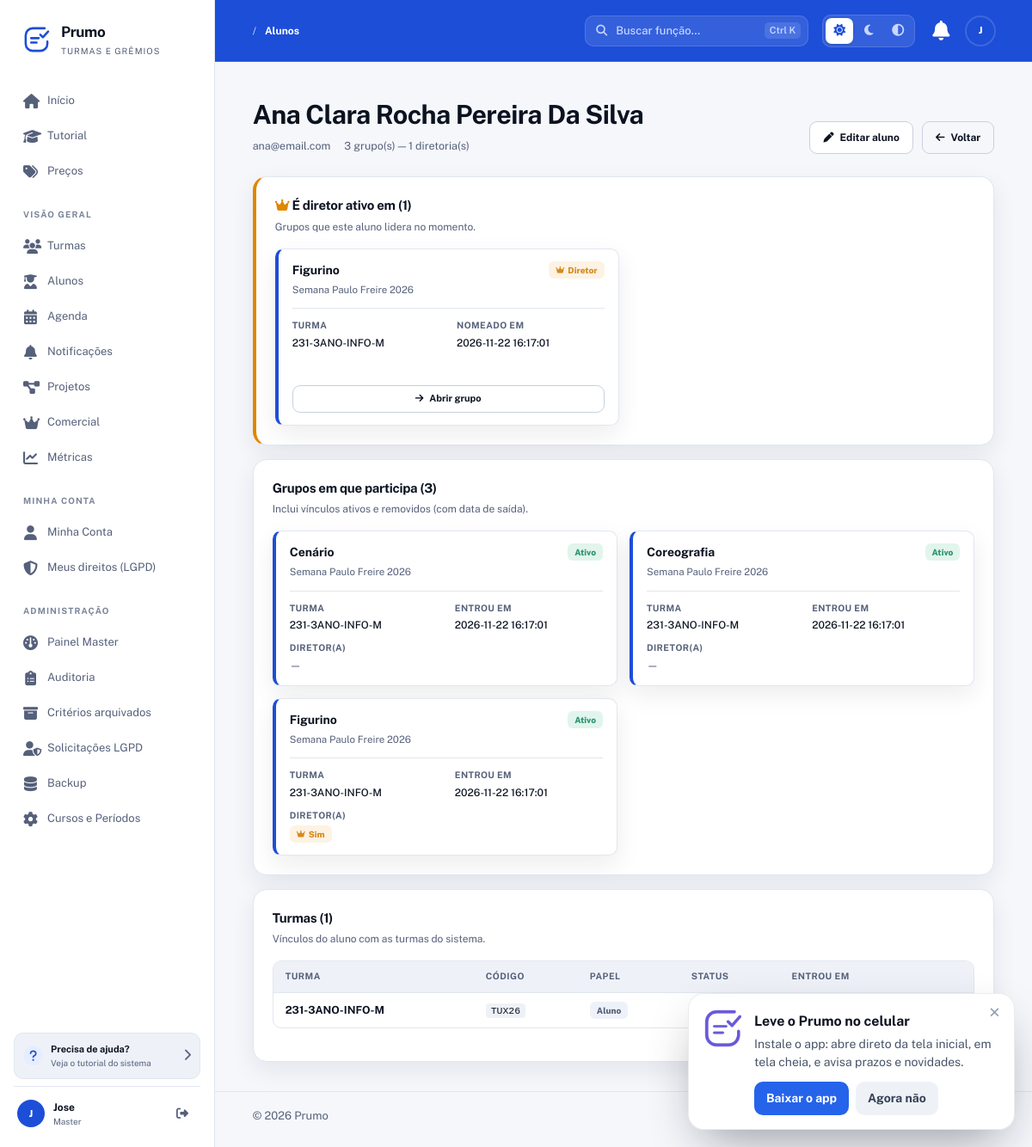
The page /SGT/alunos/2/grupos (signed in) on the database its author committed.
### tables this page shows
CREATE TABLE usuarios (
  id INT AUTO_INCREMENT PRIMARY KEY,
  nome VARCHAR(150) NOT NULL,
  email VARCHAR(150) NOT NULL UNIQUE,
  senha VARCHAR(255) NOT NULL,
  google_id VARCHAR(64) DEFAULT NULL,            
  tipo ENUM('aluno','master') NOT NULL DEFAULT 'aluno',
  telefone VARCHAR(20) DEFAULT NULL,
  data_nascimento DATE DEFAULT NULL,
  email_confirmado TINYINT(1) NOT NULL DEFAULT 0,
  email_token VARCHAR(255) DEFAULT NULL,
  email_token_expira DATETIME DEFAULT NULL,
  primeiro_login TINYINT(1) NOT NULL DEFAULT 1,
  cadastro_pendente TINYINT(1) NOT NULL DEFAULT 0,  
  ativo TINYINT(1) NOT NULL DEFAULT 1,
  lgpd_aceito TINYINT(1) NOT NULL DEFAULT 0,
  lgpd_data DATETIME DEFAULT NULL,
  ultimo_acesso DATETIME DEFAULT NULL,
  created_at TIMESTAMP DEFAULT CURRENT_TIMESTAMP,
  updated_at TIMESTAMP DEFAULT CURRENT_TIMESTAMP ON UPDATE CURRENT_TIMESTAMP,
  UNIQUE KEY uk_google_id (google_id),
  INDEX idx_usuarios_email (email),
  INDEX idx_usuarios_tipo (tipo),
  INDEX idx_usuarios_ativo (ativo)
);

CREATE TABLE grupo_diretores (
  id INT AUTO_INCREMENT PRIMARY KEY,
  grupo_id INT NOT NULL,
  usuario_id INT DEFAULT NULL,
  ativo TINYINT(1) DEFAULT 1,
  nomeado_por INT DEFAULT NULL,
  nomeado_em TIMESTAMP DEFAULT CURRENT_TIMESTAMP,
  removido_por INT DEFAULT NULL,
  removido_em DATETIME DEFAULT NULL,
  FOREIGN KEY (grupo_id) REFERENCES grupos(id) ON DELETE CASCADE,
  FOREIGN KEY (usuario_id) REFERENCES usuarios(id) ON DELETE SET NULL,
  FOREIGN KEY (nomeado_por) REFERENCES usuarios(id) ON DELETE SET NULL,
  FOREIGN KEY (removido_por) REFERENCES usuarios(id) ON DELETE SET NULL,
  INDEX idx_gd_grupo_ativo (grupo_id, ativo),
  INDEX idx_gd_usuario (usuario_id),
  INDEX idx_gd_ativo (ativo)
);

CREATE TABLE grupos (
  id INT AUTO_INCREMENT PRIMARY KEY,
  projeto_id INT NOT NULL,
  nome VARCHAR(150) NOT NULL,
  modo_avaliacao_grupo ENUM('individual','coletiva') DEFAULT 'individual',
  modo_avaliacao_por ENUM('diretor','representante','pares','autoavaliacao','misto') DEFAULT 'diretor',
  created_at TIMESTAMP DEFAULT CURRENT_TIMESTAMP,
  updated_at TIMESTAMP DEFAULT CURRENT_TIMESTAMP ON UPDATE CURRENT_TIMESTAMP,
  FOREIGN KEY (projeto_id) REFERENCES projetos(id) ON DELETE CASCADE,
  INDEX idx_grupos_projeto (projeto_id)
);

CREATE TABLE projetos (
  id INT AUTO_INCREMENT PRIMARY KEY,
  turma_id INT NOT NULL,
  diretoria_id INT NULL,                      
  nome VARCHAR(150) NOT NULL,
  descricao TEXT DEFAULT NULL,
  prazo DATE DEFAULT NULL,
  modo_avaliacao ENUM('etapa','cronograma') DEFAULT 'cronograma',
  alunos_pedem_grupo TINYINT(1) NOT NULL DEFAULT 0,       
  alunos_pedem_diretor TINYINT(1) NOT NULL DEFAULT 0,     
  diretores_por_grupo INT NOT NULL DEFAULT 1,
  avaliacao_reps ENUM('compartilhada','media') NOT NULL DEFAULT 'compartilhada',  
  encerrado TINYINT(1) DEFAULT 0,
  encerrado_em DATETIME DEFAULT NULL,
  encerrado_por INT DEFAULT NULL,
  created_at TIMESTAMP DEFAULT CURRENT_TIMESTAMP,
  updated_at TIMESTAMP DEFAULT CURRENT_TIMESTAMP ON UPDATE CURRENT_TIMESTAMP,
  FOREIGN KEY (turma_id) REFERENCES turmas(id) ON DELETE CASCADE,
  FOREIGN KEY (encerrado_por) REFERENCES usuarios(id) ON DELETE SET NULL,
  INDEX idx_projetos_turma (turma_id),
  INDEX idx_projetos_encerrado (encerrado),
  CONSTRAINT fk_projeto_diretoria FOREIGN KEY (diretoria_id) REFERENCES gremio_diretorias(id) ON DELETE SET NULL
);

CREATE TABLE turmas (
  id INT AUTO_INCREMENT PRIMARY KEY,
  nome VARCHAR(150) NOT NULL,
  tipo ENUM('turma','gremio') NOT NULL DEFAULT 'turma',   
  codigo_acesso VARCHAR(30) NOT NULL UNIQUE,
  codigo_interno VARCHAR(100) DEFAULT NULL,
  cor_primaria VARCHAR(20) DEFAULT '#3498db',
  cor_secundaria VARCHAR(20) DEFAULT '#2ecc71',
  cor_personalizada TINYINT(1) NOT NULL DEFAULT 0,   
  logo VARCHAR(255) DEFAULT NULL,                   
  bloqueada TINYINT(1) NOT NULL DEFAULT 0,
  bloqueada_motivo VARCHAR(255) DEFAULT NULL,
  bloqueada_em DATETIME DEFAULT NULL,
  bloqueada_por INT DEFAULT NULL,
  isenta_plano TINYINT(1) NOT NULL DEFAULT 0,   
  teste_dia_ate DATETIME NULL,                  
  created_at TIMESTAMP DEFAULT CURRENT_TIMESTAMP,
  updated_at TIMESTAMP DEFAULT CURRENT_TIMESTAMP ON UPDATE CURRENT_TIMESTAMP,
  FOREIGN KEY (bloqueada_por) REFERENCES usuarios(id) ON DELETE SET NULL,
  INDEX idx_turmas_codigo (codigo_acesso)
);

CREATE TABLE grupo_alunos (
  id INT AUTO_INCREMENT PRIMARY KEY,
  grupo_id INT NOT NULL,
  usuario_id INT NOT NULL,
  entrou_em TIMESTAMP DEFAULT CURRENT_TIMESTAMP,
  saiu_em DATETIME DEFAULT NULL,
  UNIQUE KEY unico_grupo_aluno (grupo_id, usuario_id),
  FOREIGN KEY (grupo_id) REFERENCES grupos(id) ON DELETE CASCADE,
  FOREIGN KEY (usuario_id) REFERENCES usuarios(id) ON DELETE CASCADE,
  INDEX idx_ga_usuario (usuario_id)
);

CREATE TABLE turma_usuarios (
  id INT AUTO_INCREMENT PRIMARY KEY,
  turma_id INT NOT NULL,
  usuario_id INT NOT NULL,
  papel ENUM('aluno','representante') NOT NULL DEFAULT 'aluno',
  vice TINYINT(1) NOT NULL DEFAULT 0,             
  ativo TINYINT(1) DEFAULT 1,
  entrou_em TIMESTAMP DEFAULT CURRENT_TIMESTAMP,
  saiu_em DATETIME DEFAULT NULL,
  created_at TIMESTAMP DEFAULT CURRENT_TIMESTAMP,
  updated_at TIMESTAMP DEFAULT CURRENT_TIMESTAMP ON UPDATE CURRENT_TIMESTAMP,
  UNIQUE KEY unico_turma_usuario (turma_id, usuario_id),
  FOREIGN KEY (turma_id) REFERENCES turmas(id) ON DELETE CASCADE,
  FOREIGN KEY (usuario_id) REFERENCES usuarios(id) ON DELETE CASCADE,
  INDEX idx_tu_papel (papel),
  INDEX idx_tu_ativo (ativo)
);

### app/Views/alunos/grupos.php (the view, shortened to what the rows shown need)
<?php
require_once __DIR__ . '/../layouts/header.php';
require_once __DIR__ . '/../layouts/nav.php';
$pdo = Database::getConnection();
$stmt = $pdo->prepare("
    SELECT t.id, t.nome, t.codigo_acesso, tu.papel, tu.ativo, tu.entrou_em, tu.saiu_em
    FROM turma_usuarios tu
    INNER JOIN turmas t ON t.id = tu.turma_id
    WHERE tu.usuario_id = ?
    ORDER BY tu.ativo DESC, t.nome ASC
");
$stmt->execute([(int) $aluno['id']]);
$turmas = $stmt->fetchAll(PDO::FETCH_ASSOC);
?>
<section class="hero-section">
    <div>
        <h1><?= h($aluno['nome']) ?></h1>
        <div class="aluno-hero-meta">
            <span><?= h($aluno['email']) ?></span>
            <span><?= count($grupos) ?> grupo(s) — <?= count($diretorias) ?> diretoria(s)</span>
        </div>
    </div>
</section>
<?php if (!empty($diretorias)): ?>
    <section class="panel mb-16" style="border-left:4px solid var(--orange);">
        <div class="panel-header">
            <div>
                <h2>
                    <i class="fas fa-crown" style="color:var(--orange);"></i>
                    É diretor ativo em (<?= count($diretorias) ?>)
                </h2>
            </div>
        </div>
        <div class="diretorias-grid">
            <?php foreach ($diretorias as $d): ?>
                <article class="panel aluno-grupo-card">
                    <div class="aluno-grupo-header">
                        <div>
                            <h3><?= h($d['grupo_nome']) ?></h3>
                            <p>
                                <a href="<?= $basePath ?>/projetos/<?= (int) $d['projeto_id'] ?>">
                                    <?= h($d['projeto_nome']) ?>
                                </a>
                            </p>
                        </div>
                        <span class="badge badge-yellow">
                            <i class="fas fa-crown"></i> Diretor
                        </span>
                    </div>
                    <div class="aluno-grupo-meta">
                        <div class="meta-item">
                            <span class="meta-label">Turma</span>
                            <span class="meta-valor"><?= h($d['turma_nome']) ?></span>
                        </div>
                        <div class="meta-item">
                            <span class="meta-label">Nomeado em</span>
                            <span class="meta-valor"><?= h($d['nomeado_em']) ?></span>
                        </div>
                    </div>
                    <p class="mb-0">
                        <a class="button small button-ghost full-width"
                           href="<?= $basePath ?>/grupos/<?= (int) $d['grupo_id'] ?>">
                            <i class="fas fa-arrow-right"></i> Abrir grupo
                        </a>
                    </p>
                </article>
            <?php endforeach; ?>
        </div>
    </section>
<?php endif; ?>
<section class="panel mb-16">
    <div class="panel-header">
        <div>
            <h2>Grupos em que participa (<?= count($grupos) ?>)</h2>
        </div>
    </div>
    <?php if (empty($grupos)): ?>
        <p class="text-muted">Este aluno ainda não foi adicionado a nenhum grupo.</p>
    <?php else: ?>
        <div class="diretorias-grid">
            <?php foreach ($grupos as $g): ?>
                <?php
                $ativo = empty($g['saiu_em']);
                $classe = $ativo ? '' : ($g['projeto_encerrado'] ? 'encerrado' : 'removido');
                ?>
                <article class="panel aluno-grupo-card <?= $classe ?>">
                    <div class="aluno-grupo-header">
                        <div>
                            <h3>
                                <a href="<?= $basePath ?>/grupos/<?= (int) $g['grupo_id'] ?>">
                                    <?= h($g['grupo_nome']) ?>
                                </a>
                            </h3>
                            <p>
                                <a href="<?= $basePath ?>/projetos/<?= (int) $g['projeto_id'] ?>">
                                    <?= h($g['projeto_nome']) ?>
                                </a>
                            </p>
                        </div>
                        <?php if (!$ativo): ?>
                            <span class="badge badge-gray">Removido</span>
                        <?php elseif ($g['projeto_encerrado']): ?>
                            <span class="badge badge-red">Projeto encerrado</span>
                        <?php else: ?>
                            <span class="badge badge-green">Ativo</span>
                        <?php endif; ?>
                    </div>
                    <div class="aluno-grupo-meta">
                        <div class="meta-item">
                            <span class="meta-label">Turma</span>
                            <span class="meta-valor"><?= h($g['turma_nome']) ?></span>
                        </div>
                        <div class="meta-item">
                            <span class="meta-label">Entrou em</span>
                            <span class="meta-valor"><?= h($g['entrou_em']) ?></span>
                        </div>
                        <div class="meta-item">
                            <span class="meta-label">Diretor(a)</span>
                            <span class="meta-valor">
                                <?php if ($g['sou_diretor']): ?>
                                    <span class="badge badge-yellow">
                                        <i class="fas fa-crown"></i> Sim
                                    </span>
                                <?php else: ?>
                                    <span class="text-muted">—</span>
                                <?php endif; ?>
                            </span>
                        </div>
                    </div>
                </article>
            <?php endforeach; ?>
        </div>
    <?php endif; ?>
</section>
<section class="panel">
    <div class="panel-header">
        <div>
            <h2>Turmas (<?= count($turmas) ?>)</h2>
        </div>
    </div>
    <?php if (empty($turmas)): ?>
        <p class="text-muted">Nenhuma turma.</p>
    <?php else: ?>
        <div class="alunos-wrapper">
            <table class="alunos-tabela">
                <thead>
                    <tr>
                        <th>Turma</th>
                        <th>Código</th>
                        <th>Papel</th>
                        <th>Status</th>
                        <th>Entrou em</th>
                    </tr>
                </thead>
                <tbody>
                    <?php foreach ($turmas as $t): ?>
                        <tr>
                            <td><strong><?= h($t['nome']) ?></strong></td>
                            <td>
                                <code class="code-inline"><?= h($t['codigo_acesso']) ?></code>
                            </td>
                            <td>
                                <?php if ($t['papel'] === 'representante'): ?>
                                    <span class="badge badge-yellow">
                                        <i class="fas fa-crown"></i> Representante
                                    </span>
                                <?php else: ?>
                                    <span class="badge badge-gray">Aluno</span>
                                <?php endif; ?>
                            </td>
                            <td>
                                <?php if ($t['ativo']): ?>
                                    <span class="badge badge-green">Ativo</span>
                                <?php else: ?>
                                    <span class="badge badge-gray">Removido</span>
                                <?php endif; ?>
                            </td>
                            <td><?= h($t['entrou_em']) ?></td>
                        </tr>
                    <?php endforeach; ?>
                </tbody>
            </table>
        </div>
    <?php endif; ?>
</section>
<?php require_once __DIR__ . '/../layouts/footer.php'; ?>

### rows shown on the page
usuarios: nome "Ana Clara Rocha Pereira Da Silva", email "ana@email.com"
grupo_diretores: grupo.nome "Figurino", projetos.nome "Semana Paulo Freire 2026", turmas.nome "231-3ANO-INFO-M", nomeado_em "2026-11-22 16:17:01"
grupo_alunos: grupo.nome "Cenário", projetos.nome "Semana Paulo Freire 2026", shows "Ativo", turmas.nome "231-3ANO-INFO-M", entrou_em "2026-11-22 16:17:01"
grupo_alunos: grupo.nome "Coreografia", projetos.nome "Semana Paulo Freire 2026", shows "Ativo", turmas.nome "231-3ANO-INFO-M", entrou_em "2026-11-22 16:17:01"
grupo_alunos: grupo.nome "Figurino", projetos.nome "Semana Paulo Freire 2026", shows "Ativo", turmas.nome "231-3ANO-INFO-M", entrou_em "2026-11-22 16:17:01", shows "Sim"
turma_usuarios: turma.nome "231-3ANO-INFO-M", turma.codigo_acesso "TUX26", papel "Aluno"

### other values the page prints
$appName "Prumo"
$label "Início"
$label "Tutorial"
$label "Preços"
$secao "VISÃO GERAL"
$label "Turmas"
$label "Alunos"
$label "Agenda"
$label "Notificações"
$label "Projetos"
$label "Comercial"
$label "Métricas"
$secao "MINHA CONTA"
$label "Minha Conta"
$label "Meus direitos (LGPD)"
